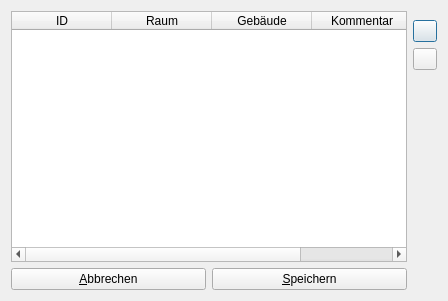
<?xml version="1.0" encoding="UTF-8"?>
<ui version="4.0">
 <class>DlgManageRooms</class>
 <widget class="QDialog" name="DlgManageRooms">
  <property name="geometry">
   <rect>
    <x>0</x>
    <y>0</y>
    <width>448</width>
    <height>301</height>
   </rect>
  </property>
  <property name="windowTitle">
   <string>Räume verwalten</string>
  </property>
  <property name="windowIcon">
   <iconset resource="images/images.qrc">
    <normaloff>:/favicon.png</normaloff>:/favicon.png</iconset>
  </property>
  <layout class="QGridLayout" name="gridLayout">
   <item row="0" column="0">
    <widget class="QTableWidget" name="tableWidgetRoom">
     <property name="selectionMode">
      <enum>QAbstractItemView::SingleSelection</enum>
     </property>
     <attribute name="verticalHeaderVisible">
      <bool>false</bool>
     </attribute>
     <column>
      <property name="text">
       <string>ID</string>
      </property>
     </column>
     <column>
      <property name="text">
       <string>Raum</string>
      </property>
     </column>
     <column>
      <property name="text">
       <string>Gebäude</string>
      </property>
     </column>
     <column>
      <property name="text">
       <string>Kommentar</string>
      </property>
     </column>
    </widget>
   </item>
   <item row="0" column="1">
    <widget class="QWidget" name="widget" native="true">
     <layout class="QVBoxLayout" name="verticalLayout">
      <property name="leftMargin">
       <number>0</number>
      </property>
      <property name="rightMargin">
       <number>0</number>
      </property>
      <item>
       <widget class="QPushButton" name="pbAdd">
        <property name="maximumSize">
         <size>
          <width>24</width>
          <height>24</height>
         </size>
        </property>
        <property name="toolTip">
         <string>Raum hinzufügen</string>
        </property>
        <property name="text">
         <string/>
        </property>
        <property name="icon">
         <iconset resource="images/images.qrc">
          <normaloff>:/plus.png</normaloff>:/plus.png</iconset>
        </property>
       </widget>
      </item>
      <item>
       <widget class="QPushButton" name="pbDel">
        <property name="maximumSize">
         <size>
          <width>24</width>
          <height>24</height>
         </size>
        </property>
        <property name="toolTip">
         <string>Raum entfernen</string>
        </property>
        <property name="text">
         <string/>
        </property>
        <property name="icon">
         <iconset resource="images/images.qrc">
          <normaloff>:/minus.png</normaloff>:/minus.png</iconset>
        </property>
       </widget>
      </item>
      <item>
       <spacer name="verticalSpacer">
        <property name="orientation">
         <enum>Qt::Vertical</enum>
        </property>
        <property name="sizeHint" stdset="0">
         <size>
          <width>20</width>
          <height>40</height>
         </size>
        </property>
       </spacer>
      </item>
     </layout>
    </widget>
   </item>
   <item row="3" column="0">
    <widget class="QWidget" name="widget_2" native="true">
     <property name="maximumSize">
      <size>
       <width>16777215</width>
       <height>48</height>
      </size>
     </property>
     <layout class="QHBoxLayout" name="horizontalLayout">
      <property name="margin">
       <number>0</number>
      </property>
      <item>
       <widget class="QPushButton" name="pbCancel">
        <property name="text">
         <string>&amp;Abbrechen</string>
        </property>
        <property name="icon">
         <iconset resource="images/images.qrc">
          <normaloff>:/cancel.png</normaloff>:/cancel.png</iconset>
        </property>
       </widget>
      </item>
      <item>
       <widget class="QPushButton" name="pbSave">
        <property name="text">
         <string>&amp;Speichern</string>
        </property>
        <property name="icon">
         <iconset resource="images/images.qrc">
          <normaloff>:/save.png</normaloff>:/save.png</iconset>
        </property>
       </widget>
      </item>
     </layout>
    </widget>
   </item>
  </layout>
 </widget>
 <resources>
  <include location="images/images.qrc"/>
 </resources>
 <connections/>
</ui>
